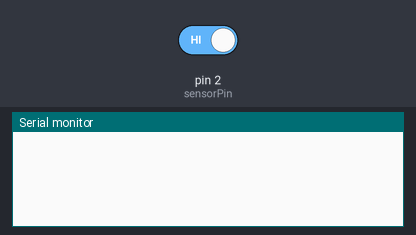
A sketch run on a simulated Arduino Uno, built with avr-gcc and run on an emulated ATmega328P. On the bench: the last lines printed to the serial monitor. The inputs (shaded band) are chosen by the test bench; at power-on: pin 2 (sensorPin) HIGH.

Above: at 1.2 s.
1.3 s: pin 2 (sensorPin) driven LOW
At 2.5 s:
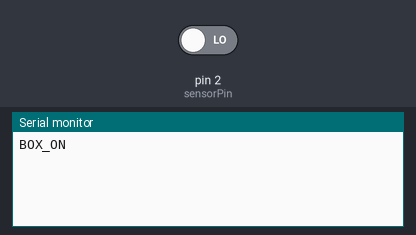
2.8 s: pin 2 (sensorPin) driven HIGH
At 3.9 s:
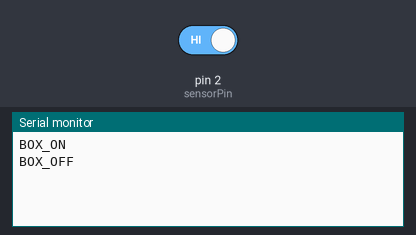

Measured:
- after the input at 1.3 s, the serial monitor: prints a new line at once (image 1)
- after the input at 2.8 s, the serial monitor: prints a new line at once (image 2)

The sketch:

uno.ino
```cpp
const int sensorPin = 2;
int lastState = HIGH;

void setup() {
  pinMode(sensorPin, INPUT);
  Serial.begin(9600);
}

void loop() {
  int state = digitalRead(sensorPin);

  if (state != lastState) {
    lastState = state;

    if (state == LOW) {
      Serial.println("BOX_ON");
    } else {
      Serial.println("BOX_OFF");
    }

    delay(50);
  }
}
```
